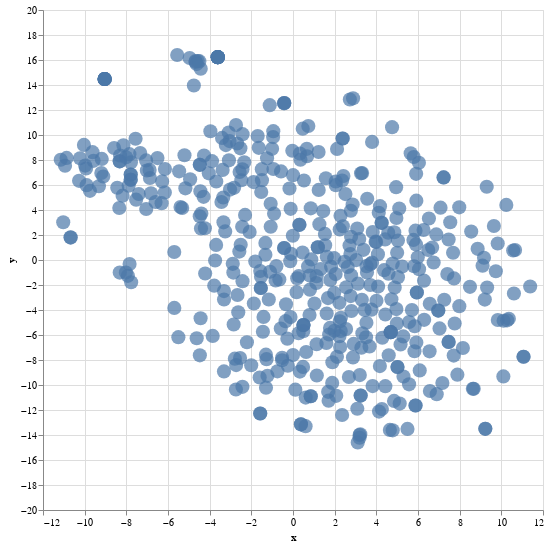

Notebook cell for this chart:
### Markdown cell above
With a dataset this size, over **short texts**, it is difficult to interpret the topics (many short words, even with TF-IDF). Let's apply T-SNE !

### Code cell
docs_tsne_th = TSNE(n_components=2, learning_rate='auto',
                  init='pca', metric='cosine', perplexity=50.0).fit_transform(lsa_topics)
print(docs_tsne_th.shape)

data_th = pd.DataFrame({'x': docs_tsne_th[:,0],
                        'y': docs_tsne_th[:,1],
                        'institution': df['Institution']})
                        #'Category': AS13_df['labelGeneric']})

alt.data_transformers.disable_max_rows()
alt.Chart(data_th[:]).mark_circle(size=200).encode(
    x="x", y="y",# color='Category',
    tooltip=['institution']
    ).interactive().properties(
    width=500,
    height=500
)

### Figure 1 — Vega-Lite specification as saved in the notebook (floating-point values rounded to 4 significant figures; data arrays with more than 128 entries replaced by an {"elided": "..."} marker saying what was removed)
{"config": {"view": {"continuousWidth": 300, "continuousHeight": 300}}, "data": {"name": "data-765d21a3eaed67c2ea9efb4f8703ec69"}, "mark": {"type": "circle", "size": 200}, "encoding": {"tooltip": [{"field": "institution", "type": "nominal"}], "x": {"field": "x", "type": "quantitative"}, "y": {"field": "y", "type": "quantitative"}}, "height": 500, "params": [{"name": "param_8", "select": {"type": "interval", "encodings": ["x", "y"]}, "bind": "scales"}], "width": 500, "$schema": "https://vega.github.io/schema/vega-lite/v5.20.1.json", "datasets": {"data-765d21a3eaed67c2ea9efb4f8703ec69": {"elided": "474 records"}}}
